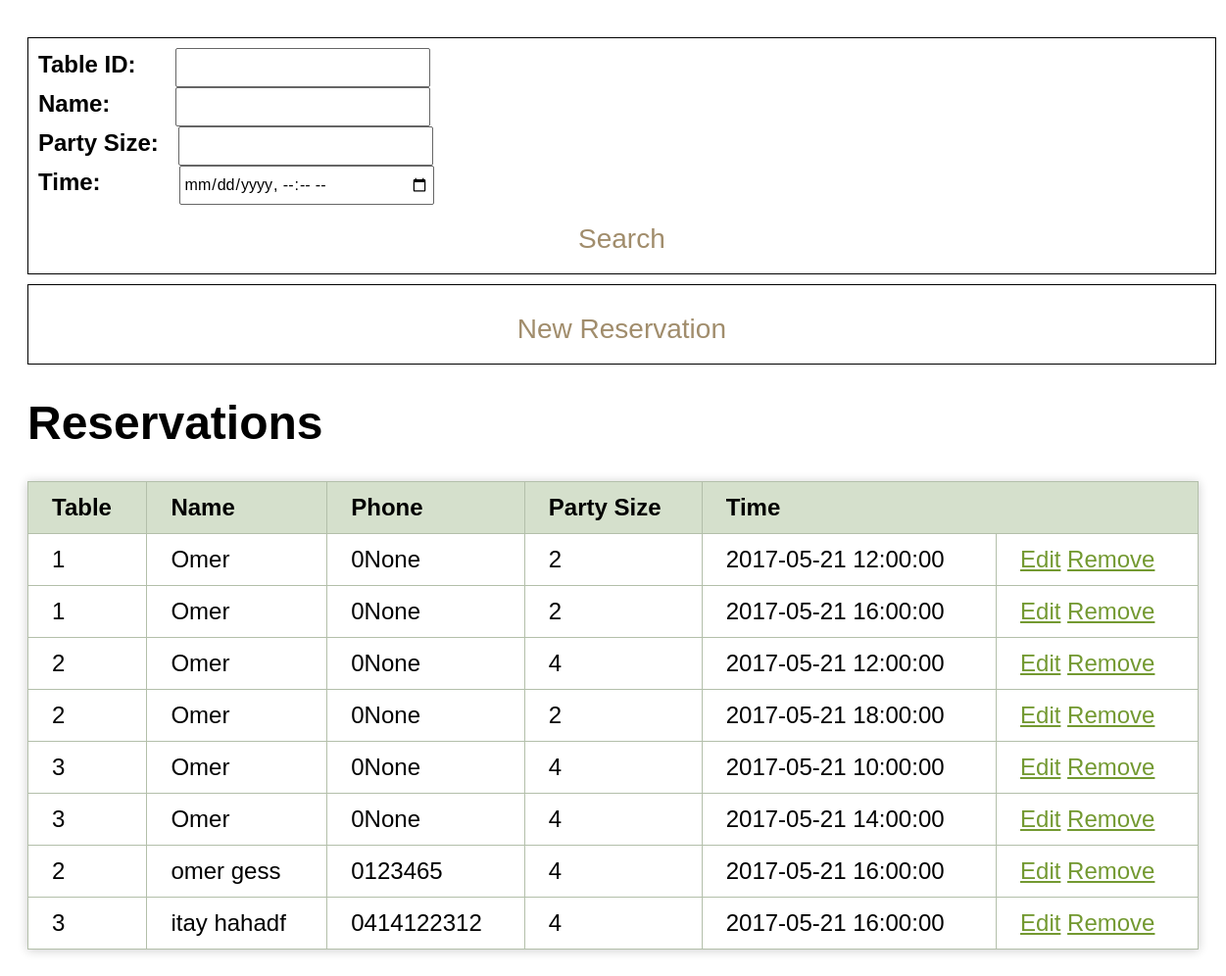
The app's page /reservations with its own data.
### tables this page shows
CREATE TABLE "reservations" (
	`table_id`	integer NOT NULL,
	`from_time`	datetime,
	`until_time`	datetime,
	`name`	varchar(30),
	`party`	INTEGER,
	`reservation_id`	INTEGER PRIMARY KEY AUTOINCREMENT UNIQUE,
	`phone`	TEXT,
	FOREIGN KEY(`table_id`) REFERENCES `tables`(`ID`)
);

### server.py (the view)
@app.route('/reservations', methods=['GET'])
def reservations_page():
    res_dict = reservations.create_reservations_dict(reservations.filter_reservations(cur,
                                                                                      table_id=request.args.get('table', None),
                                                                                      date=request.args.get('time', None),
                                                                                      name=request.args.get('name', None),
                                                                                      party=request.args.get('party', None)
                                                                                      ))
    return render_template('reservations.html', reservations=res_dict)

### reservations.py (called while the page is built)
def filter_reservations(cursor, table_id=None, date=None, party=None, name=None):
    query = """SELECT * FROM reservations WHERE 1=1 """
    if table_id:
        query += """AND table_id={} """.format(table_id)
    if date:
        from_time = str(datetime.strptime(date, "%Y-%m-%dT%H:%M") + timedelta(hours=0))
        until_time = str(datetime.strptime(date, "%Y-%m-%dT%H:%M") + timedelta(hours=12))
        query += """AND from_time>='{}' AND until_time<='{}' """.format(from_time, until_time)
    if name:
        query += """AND name='{}' """.format(name)
    if party:
        query += """AND party={} """.format(party)
    cursor.execute(query)
    reservations = cursor.fetchall()
    return reservations

def create_reservations_dict(reservations):
    reservations_dict = []
    for reservation in reservations:
        reservations_dict.append({'reservation_id': reservation[5],
                                  'table_id': reservation[0],
                                  'time': reservation[1],
                                  'name': reservation[3],
                                  'party': reservation[4],
                                  'phone': reservation[6]})
    return reservations_dict

### templates/reservations.html (shortened to what this page needs)
<!DOCTYPE html>
<html lang="en">
<head>
    <link rel="stylesheet" href="{{ url_for('static',filename='css/reservations.css') }}" type="text/css" media="all">
    <link rel="stylesheet" href="{{ url_for('static',filename='css/date.css') }}" type="text/css" media="all">
</head>
<body>
<div class="page">
<center>
    <form action="/reservations" method="GET" class="ws-validate">
        <div align="left">
            <b>Table ID:&nbsp;&nbsp;&nbsp;&nbsp;&nbsp;</b>
        <input type="number" name="table"><br>
        <b>Name:&nbsp;&nbsp;&nbsp;&nbsp;&nbsp;&nbsp;&nbsp;&nbsp;&nbsp;</b>
        <input type="text" name="name"><br>
            <b>Party Size:&nbsp;&nbsp;</b>
        <input type="number" name="party"><br>
            <b>Time:&nbsp;&nbsp;&nbsp;&nbsp;&nbsp;&nbsp;&nbsp;&nbsp;&nbsp;&nbsp;&nbsp;</b>
        <input type="datetime-local" name="time"/><br>
            </div>
        <input type="submit" value="Search">
    </form>
</center>
    <center>
        <form action="/new_reservation" method="GET">
            <input type="submit" value="New Reservation">
        </form>
    </center>
        <h1>Reservations</h1>
<table class="layout display responsive-table">
    <thead>
        <tr>
            <th>Table</th>
            <th>Name</th>
            <th>Phone</th>
            <th>Party Size</th>
            <th colspan="2">Time</th>
        </tr>
    </thead>
    <tbody>
            {% for record in reservations %}
            <tr>
                <td class="organisationnumber">{{record.table_id}}</td>
                <td class="organisationnumber">{{record.name}}</td>
                <td class="organisationnumber">0{{record.phone}}</td>
                <td class="organisationnumber">{{record.party}}</td>
                <td class="organisationnumber">{{record.time}}</td>
                <td class="actions">
                    <a href="/edit?id={{record.reservation_id}}" class="edit-item" title="Edit">Edit</a>
                    <a href="/delete?id={{record.reservation_id}}" class="remove-item" title="Remove">Remove</a>
                </td>
            </tr>
            {% endfor %}
    </tbody>
</table>
</div>
</body>
</html>

### static/css/reservations.css (style rules this page uses)
body { padding: 1em; background: url(http://www.harbourfront.com.au/images/backgrounds/IMG_9857.jpg); background-size: cover; }
a { color: #739931; }
.page { max-width: 60em; margin: 0 auto; font-family: 'Exo', sans-serif; font-size: 24px; font-weight: 400; padding: 4px; }
table th, table td { text-align: left; }
table.layout { width: 100%; border-collapse: collapse; }
table.display { margin: 1em 0; }
table.display th, table.display td { border: 1px solid #B3BFAA; padding: .5em 1em; }
table.display th { background: #D5E0CC; }
table.display td { background: #fff; }
table.responsive-table { box-shadow: 0 1px 10px rgba(0, 0, 0, 0.2); }
.page input[type=submit] { width: 320px; height: 50px; background: #fff; border: 1px solid #fff; cursor: pointer; border-radius: 2px; color: #a18d6c; font-family: 'Exo', sans-serif; font-size: 28px; font-weight: 400; padding: 6px; margin-top: 10px; }
.page input[type=text] { width: 250px; height: 30px; background: transparent; border: 1px solid rgba(0,0,0,0.6); border-radius: 2px; color: #000; font-family: 'Exo', sans-serif; font-size: 16px; font-weight: 400; padding: 4px; }
.page input[type=datetime-local] { width: 250px; height: 30px; background: transparent; border: 1px solid rgba(0,0,0,0.6); border-radius: 2px; color: #000; font-family: 'Exo', sans-serif; font-size: 16px; font-weight: 400; padding: 4px; }
.page input[type=number] { width: 250px; height: 30px; background: transparent; border: 1px solid rgba(0,0,0,0.6); border-radius: 2px; color: #000; font-family: 'Exo', sans-serif; font-size: 16px; font-weight: 400; padding: 4px; }

### static/css/date.css (style rules this page uses)
form { margin: 10px auto; width: 700px; min-width: 49.6154em; border: 1px solid #000; padding: 10px; }

### records on screen
reservations: table_id "1", name "Omer", phone "None", party "2", time "2017-05-21 12:00:00"
reservations: table_id "1", name "Omer", phone "None", party "2", time "2017-05-21 16:00:00"
reservations: table_id "2", name "Omer", phone "None", party "4", time "2017-05-21 12:00:00"
reservations: table_id "2", name "Omer", phone "None", party "2", time "2017-05-21 18:00:00"
reservations: table_id "3", name "Omer", phone "None", party "4", time "2017-05-21 10:00:00"
reservations: table_id "3", name "Omer", phone "None", party "4", time "2017-05-21 14:00:00"
reservations: table_id "2", name "omer gess", phone "123465", party "4", time "2017-05-21 16:00:00"
reservations: table_id "3", name "itay hahadf", phone "414122312", party "4", time "2017-05-21 16:00:00"
